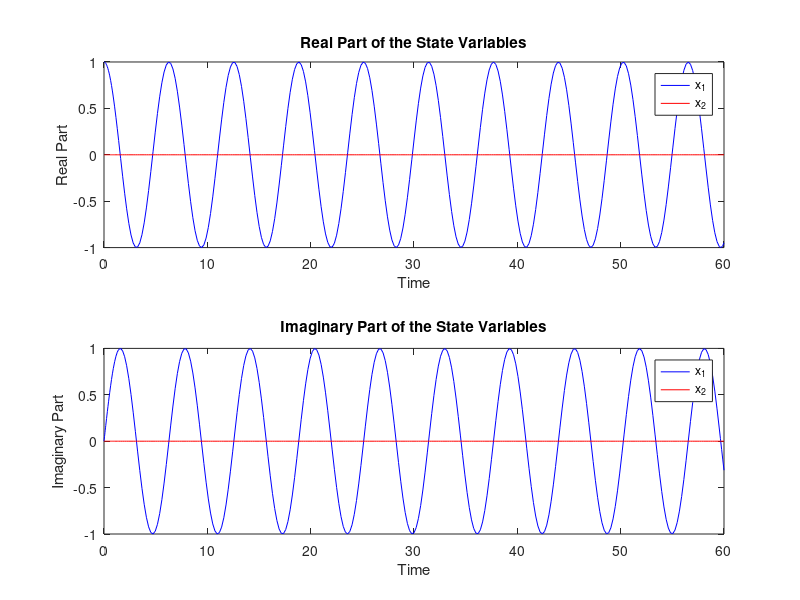

Here is the MATLAB script that generated this plot:
% Define the A matrix
A = [1i, 1; 0, 1i];  % Complex A matrix

% Define initial conditions (you can adjust these as needed)
initial_conditions = [1; 0];  % Example initial state

% Define the time span for the simulation
t_span = [0 60];  % Simulate from time t = 0 to t = 10

% Define the ODE function for the state-space system
odeFunc = @(t, x) A * x;

% Integrate the system using ode45
[t, X] = ode45(odeFunc, t_span, initial_conditions);

% Plot the real and imaginary parts of the solution
figure;
subplot(2, 1, 1);
plot(t, real(X(:, 1)), 'b', t, real(X(:, 2)), 'r');
xlabel('Time');
ylabel('Real Part');
legend('x_1', 'x_2');
title('Real Part of the State Variables');

subplot(2, 1, 2);
plot(t, imag(X(:, 1)), 'b', t, imag(X(:, 2)), 'r');
xlabel('Time');
ylabel('Imaginary Part');
legend('x_1', 'x_2');
title('Imaginary Part of the State Variables');